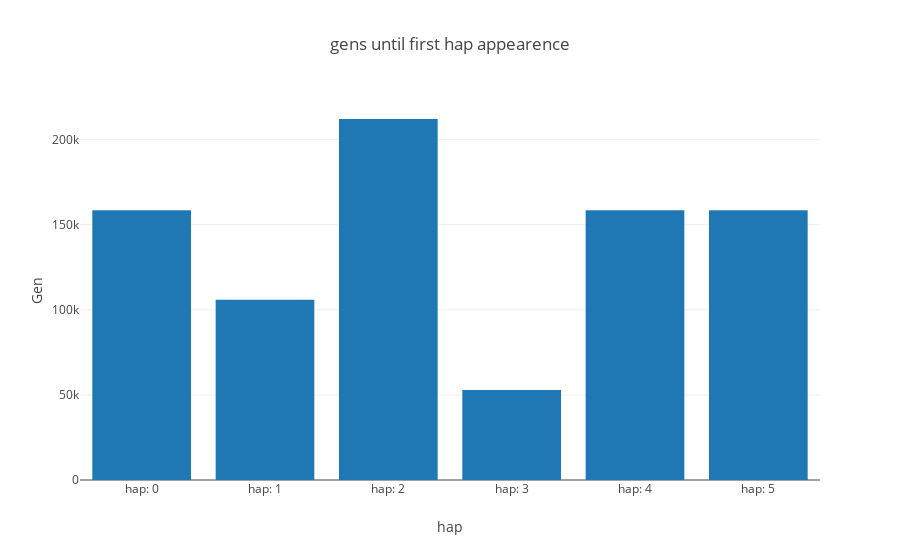

Notebook source saved alongside this figure:
### Code cell
def plot_InfSites_gens(mrcas,point_up,root_lib,range_theta,Theta,height= 500,width= 900):
    
    from structure_tools.Coal_tools import tree_descent
    
    hap_frame= [[''.join([str(x) for x in z])] for z in mrcas]
    hap_frame= list(range(len(Anc_poss)))

    hap_frame= pd.DataFrame(hap_frame,columns= ['hap_id'])
    hap_frame["hap"]= [''.join([str(x) for x in z]) for z in mrcas]
    
    Ncols= 1
    titles= [''.join([str(x) for x in y]) for y in mrcas]
    
    fig= []
    vals= []

    for gp in range(len(titles)):
        
        title= titles[gp]

        sink, starters= get_sinks(mrcas[gp],root_lib,point_up)
        
        t1 = time.time()
        if len(starters):
        
            #node_weigths, paths_reverse = tree_descent(root_lib,point_up,sink,init= starters,Theta= thet)

            #probe_rec= node_weigths[0][0]

            node_weigths, paths_reverse, node_bins, paths_vector = tree_descent_gen(root_lib,point_up,sink,Theta= Theta,mu= mut_rate)
            
            paths_vector= paths_reverse[0][0]
            average_gen= np.mean(paths_vector)
            
            vals.append(average_gen)
    
    
    fig = [go.Bar(
        x= ['hap: {}'.format(x) for x in range(len(titles))],
        y= vals
    )]
            
    
    layout = go.Layout(
        title= 'gens until first hap appearence',
        barmode='group',
        xaxis= dict(
            title= 'hap'
        ),
        yaxis= dict(
            title= 'Gen'
        )
    )
    
    Figure= go.Figure(data= fig, layout= layout)
    
    hap_frame['t']= [round(c,3) for c in vals]
    
    return hap_frame, Figure



sink= max(root_lib.keys())

if 0 not in root_lib[sink].keys():
    while 0 not in root_lib[sink].keys():
        sink -= 1


Anc_poss= root_lib[sink][-2]

hap_frame, fig_gens= plot_InfSites_gens(Anc_poss,point_up,root_lib,range_theta,Theta= Theta,height= 500,width= 900)

iplot(fig_gens)

### Figure 1 — Plotly figure (JSON) as saved in the notebook; plotly's stock layout.template omitted (floating-point values rounded to 4 significant figures)
{"data": [{"type": "bar", "uid": "e5bdfd4b-cb8e-434a-a855-15fa6be3969f", "x": ["hap: 0", "hap: 1", "hap: 2", "hap: 3", "hap: 4", "hap: 5"], "y": [158500.0, 105900.0, 212100.0, 52900.0, 158500.0, 158500.0]}], "layout": {"barmode": "group", "title": "gens until first hap appearence", "xaxis": {"title": "hap"}, "yaxis": {"title": "Gen"}}}
